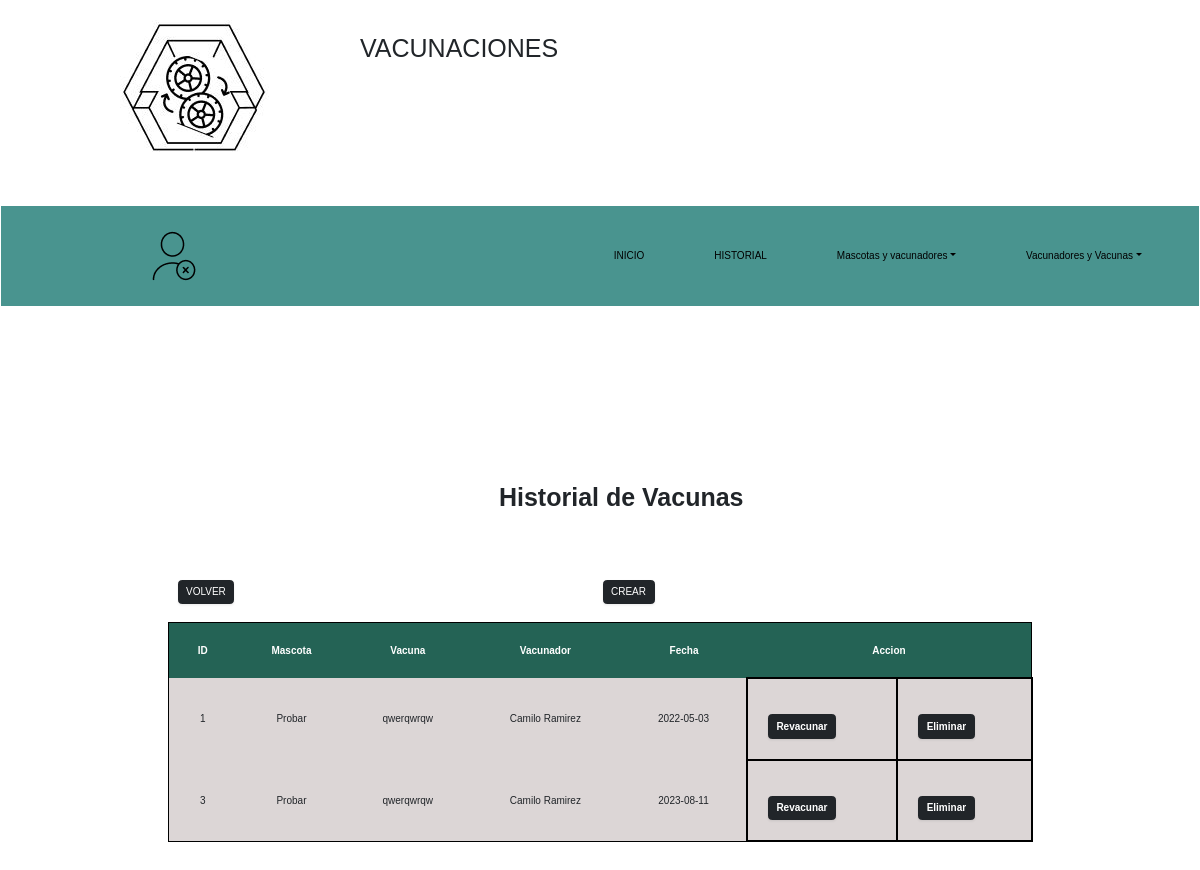
The page /vista/historial_vacs.php on the database its author committed.
### tables this page shows
CREATE TABLE `historial` (
  `id` int(11) NOT NULL,
  `id_animal` int(11) NOT NULL,
  `id_vacuna` int(11) NOT NULL,
  `id_vacunador` int(11) NOT NULL,
  `fecha` date NOT NULL
);

CREATE TABLE `animales` (
  `id_animal` int(11) NOT NULL,
  `nombre` varchar(40) NOT NULL,
  `raza` varchar(25) NOT NULL,
  `nacimiento` date NOT NULL,
  `documento` int(10) NOT NULL,
  `id_especie` int(10) NOT NULL,
  `genero` varchar(20) NOT NULL,
  `edad` int(3) NOT NULL
);

CREATE TABLE `vacunas` (
  `id_vacuna` int(11) NOT NULL,
  `vacuna` varchar(40) NOT NULL,
  `descript` varchar(100) NOT NULL,
  `periodo` varchar(10) NOT NULL
);

CREATE TABLE `vacunadores` (
  `id_vacunador` int(11) NOT NULL,
  `vacunador` varchar(40) NOT NULL,
  `especialidad` varchar(20) NOT NULL
);

### vista/historial_vacs.php (the view, shortened to what this page needs)
<?php
    $db = new Database();
    $con=$db->conectar();
?>
<?php
    $sql = $con -> prepare("SELECT * FROM historial, vacunadores, animales, vacunas WHERE historial.id_animal = animales.id_animal AND historial.id_vacuna = vacunas.id_vacuna AND historial.id_vacunador = vacunadores.id_vacunador ORDER BY historial.fecha ASC");
    $sql -> execute();
?>
<!DOCTYPE html>
<html>
<head>
    <link rel="stylesheet" href="../bootstrap/css/bootstrap.min.css">
    <link rel="stylesheet" href="../css/tabla.css">
    <link href="https://cdn.jsdelivr.net/npm/bootstrap@5.2.0/dist/css/bootstrap.min.css" rel="stylesheet" />
    <link href="	https://cdn.jsdelivr.net/npm/bootstrap@5.3.0/dist/js/bootstrap.bundle.min.js" rel="stylesheet">
</head>
<body>
    <div class="contenedor">
        <header>
            <div class="encabezado">
                <div class="encabezado_a1">
                  <a href="./index.php" class="active"><img src="../imagenes/logo.JPG" alt="logo de inventario sena"></a>
                </div>
                <div class="encabezado_a2">
                    <h1>VACUNACIONES</h1>
                </div>
            </div>
<nav class="navbar navbar-expand-md">
        <div class="barra_nav container-fluid navbar-nav">
            <div class="collapse navbar-collapse" id="navbarNavDropdown">
                <div class="menu_m1 nav-item">
                    <img src="../imagenes/agregar_usuario.png" alt="Cerrar">
                </div>
                <ul class="navbar-nav ms-auto">
                    <li class="nav-item p-5">
                        <a class="nav-link" href="../index.php">INICIO</a>
                    </li>
                    <li class="nav-item p-5">
                        <a class="nav-link" href="./historial_vacs.php">HISTORIAL</a>
                    </li>
                    <li class="nav-item dropdown p-5">
                    <a class="nav-link dropdown-toggle" data-bs-toggle="dropdown" aria-expanded="false" ruole="button">Mascotas y vacunadores</a>
                </li>
                <li class="nav-item dropdown p-5">
                    <a class="nav-link dropdown-toggle" data-bs-toggle="dropdown" aria-expanded="false" ruole="button">Vacunadores y Vacunas</a>
                </ul>
            </div>
        </div>
    </nav>
    <div class=" d-flex justify-content-center align-items-center ">
        <div class="main-container rounded-5 text-secondary" style="width: 85rem">
            <h2 class="text-center text-dark fs-1 fw-bold" style="margin-right: 25%;">Historial de Vacunas</h2>
            <br>
            <div class="row">
                <div class="col-lg-6">
            </div>
            <br><br><br>
            <div class="row">
                <div class="col-lg-6">
                    <form action="../index.php">
                        <button type="submit"  class="btn btn-dark m-1 shadow-sm">VOLVER</button>
                    </form>
                </div>
                <div class="col-lg-6">
                    <form action="./agregar_hito.php">
                            <button type="submit" class="btn btn-dark m-1 shadow-sm">CREAR</button>
                    </form>
                </div>
            </div>
            <br><br><br>
            <table style="border:#000 solid 1px">
                <tr>
                    <thead>
                        <th class="text-center">ID</th>
                        <th class="text-center">Mascota</th>
                        <th class="text-center">Vacuna</th>
                        <th class="text-center">Vacunador</th>
                        <th class="text-center">Fecha</th>
                        <th colspan= "2" style="text-align: center;"> Accion</th>
                    </thead>
                </tr>
                <tbody>
                    <?php
                        foreach($sql as $sq){
                    ?>
                        <tr>
                            <td class="text-dark text-center" style="background-color: #DCD6D6;"><?=$sq['id']?></td>
                            <td class="text-dark text-center" style="background-color: #DCD6D6;"><?=$sq['nombre']?></td>
                            <td class="text-dark text-center" style="background-color: #DCD6D6;"><?=$sq['vacuna']?></td>
                            <td class="text-dark text-center" style="background-color: #DCD6D6;"><?=$sq['vacunador']?></td>
                            <td class="text-dark text-center <?= (strtotime($sq['fecha'] . ' +3 months') < strtotime($fecha_hora)) ? 'fecha-roja' : ''; ?>" style="background-color: #DCD6D6;"><?=$sq['fecha']?></td>
                            <td style="background-color: #DCD6D6; border:#000 solid 2px;">
                                <form action= "./edit_hito.php" method="get">
                                    <button type= "submit" class="btn btn-dark text-white w-70 mt-4 fw-semibold shadow-sm">Revacunar</button>
                                </form>
                            </td>
                            <td style="background-color: #DCD6D6; border:#000 solid 2px;">
                                <form action= "./eliminar_histo.php" method="get">
                                    <button type="submit" class="btn btn-dark text-white w-70 mt-4 fw-semibold shadow-sm" onclick="return confirm ('¿Desea eliminar este ID?');">Eliminar</button>
                                </form>
                            </td>
                        </tr>
                </tbody>
                <?php
                }
                ?>
            </table>
            <br>
        </div>
    </div>
<body>
</html>

### css/tabla.css (style rules this page uses)
* { margin: 0; padding: 0; font-family: Verdana, Geneva, Tahoma, sans-serif; }
.encabezado { display: grid; background: #ffff; grid-template-columns: repeat(4, 1fr); height: 150px; column-gap: 20px; margin-bottom: 50px; }
.contenedor .encabezado_a1 { display: flex; margin-left: 120px; margin-top: 20px; width: 220px; grid-column: 1/2; }
.contenedor .encabezado_a2 { margin-top: 5%; width: 650px; grid-column: 2/3; padding: auto; }
.contenedor .barra_nav { background: #49948F; height: 100px; width: 100%; }
.contenedor .barra_nav a { text-decoration: none; color: #000; }
.menu_m1 { display: flex; justify-content: start; align-items: center; text-decoration: none; margin-left: 130px; font-weight: 1000; font-size: 20px; }
body { font-family: Arial; }
h2 { margin-left: 30%; margin-bottom: 10%; }
.main-container { margin: 150px auto; width: 600px; }
table { background-color: white; text-align: left; border-collapse: collapse; width: 100%; }
th, td { padding: 20px; }
thead { background-color: #246355; border-bottom: solid 5px #0F362D; color: white; }

### rows shown on the page
historial: id "1", id_animal.nombre "Probar", id_vacuna.vacuna "qwerqwrqw", id_vacunador.vacunador "Camilo Ramirez", fecha "2022-05-03"
historial: id "3", id_animal.nombre "Probar", id_vacuna.vacuna "qwerqwrqw", id_vacunador.vacunador "Camilo Ramirez", fecha "2023-08-11"
